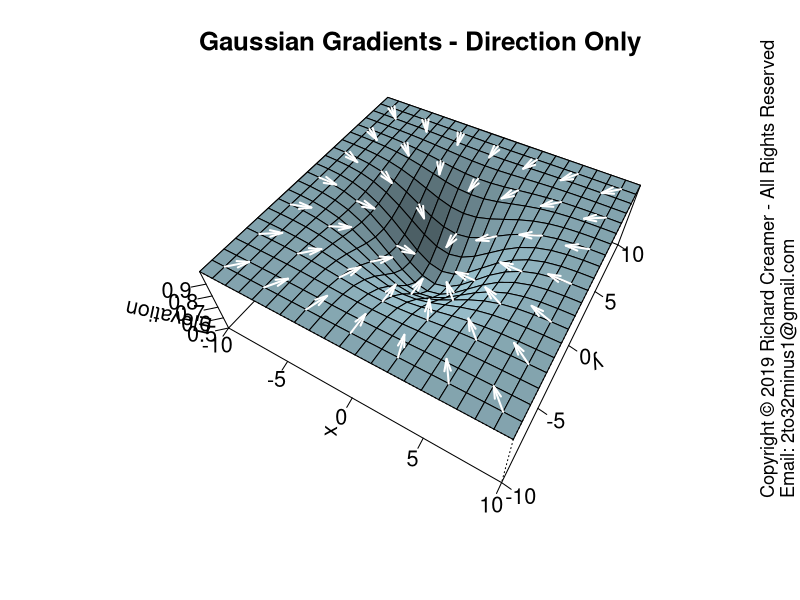

The R source for this figure:
##############################################################
### Copyright (c) Richard Creamer 2019 - All Rights Reserved
### Inquiries: email 2to32minus1@gmail.com
##############################################################

### Globals
fontScale = 1.2    # Global font size variable
lf        = 1.2    # Enlarge font of plot labels
verbose   = FALSE  # Verbose printing
lw        = 2      # Line width
xMargin   = 1      # X-axis margin for plots
yMargin   = 1      # Y-axis margin for plots
de        = 0.01   # Small constant for estimating derivatives numerically
smlPts    = 1      # Small  data point/circle
medPts    = 1.5    # Medium data point/circle
lrgPts    = 2.0    # Large  data point/circle

### Run this function to generate this plot
runFunc = function() {
	dw = 1000
	dh = 750	
	path = "D:/Code/R/LeastSquaresPlay/PlotsAndAssocCode/Plot32/"
	savePngVerbose( paste(path, "Plot32.png", sep=""), gradDemo2, w=dw, h=dw, un="px" )
}

### Draw inverted gaussian surface with a few gradient vectors with constant magnitudes (dir only)
gradDemo2 = function( zFunc=elevFunc, xyAngle=30, vertAngle=50, sigma=3, peakHt=10, col="white", lwd=lw, expand=0.2 ) {
	peakHt = 0.5
	x = seq( -10, 10, length=21 )
	y = x
	z = outer( x, y, elevFunc, sigma, peakHt )
	xform = persp( x, y, t(z), xlim=c(-10,10), ylim=c(-10,10), cex.lab=1.3, zlab="Elevation",
				   main="Gaussian Gradients - Direction Only",
				   theta = xyAngle, phi = vertAngle, expand = 0.3, shade=0.4,
				   col = "lightblue", ticktype="detailed", cex.main=1.3*fontScale, cex.axis=1.3 )
	arrowLen = 1.4
	x1 = c()
	y1 = c()
	byVal=3
	for ( i in seq(-9,9,by=byVal) ) {
		for ( j in seq(-9,9,by=byVal) ) {
			x1[length(x1) + 1] = i
			y1[length(y1) + 1] = j
		}
	}
	z1 = elevFunc( x1, y1, sigma, peakHt )
	gradX = -gaussDzDx( x1, y1, sigma, peakHt )
	gradY = -gaussDzDy( x1, y1, sigma, peakHt )
	mags = sqrt( gradX^2 + gradY^2 )
	gradX = arrowLen * gradX/mags
	gradY = arrowLen * gradY/mags
	x2 = x1 + gradX
	y2 = y1 + gradY
	z2 = z1	
	pt1 = trans3d( x1, y1, z1, xform )
	pt2 = trans3d( x2, y2, z2, xform )
	arrows( pt1$x, pt1$y, pt2$x, pt2$y, col=col, lwd=lwd, angle=15, length = 0.125 )
}

### Returns an elevation value as f(x,y) for down-oriented gaussian w/base at z=bias
elevFunc = function( x, y, sigma=3, peakHt=0.5, bias=1 ) {
	r = sqrt( x^2 + y^2 )
	elev = bias - peakHt * exp( -0.5 * (r/sigma)^2 )
	return( elev )
}

### Exact analytical value for dz/dx for inverted gaussian
gaussDzDx = function( x, y, sigma, peakHt ) {
	return( ( (peakHt*x)/sigma^2 ) * exp( -(x^2 + y^2)/(2*sigma^2) ) )
}

### Exact analytical value for dz/dy for inverted gaussian
gaussDzDy = function( x, y, sigma, peakHt ) {
	return( ( (peakHt*y)/sigma^2 ) * exp( -(x^2 + y^2)/(2*sigma^2) ) )
}	

### Save to PNG file, specify width and height
savePngVerbose = function( path, plotFunc, w=512, h=512, un="px", doCopyright=TRUE, ... ) {
	png( filename = path, type="cairo", units=un, width=w, height=h, pointsize=12, res=96 )
	plotFunc( ... )
	if ( doCopyright )
		addCopyright()
	dev.off()
}

### Add copyright notice to plot via text()
addCopyright = function() {
	mtext( "Copyright \uA9 2019 Richard Creamer - All Rights Reserved", side=4, line=0, adj=0, cex=1.1 )
	mtext( "Email: 2to32minus1@gmail.com", side=4, line=1, adj=0, cex=1.1 )
}

runFunc()
